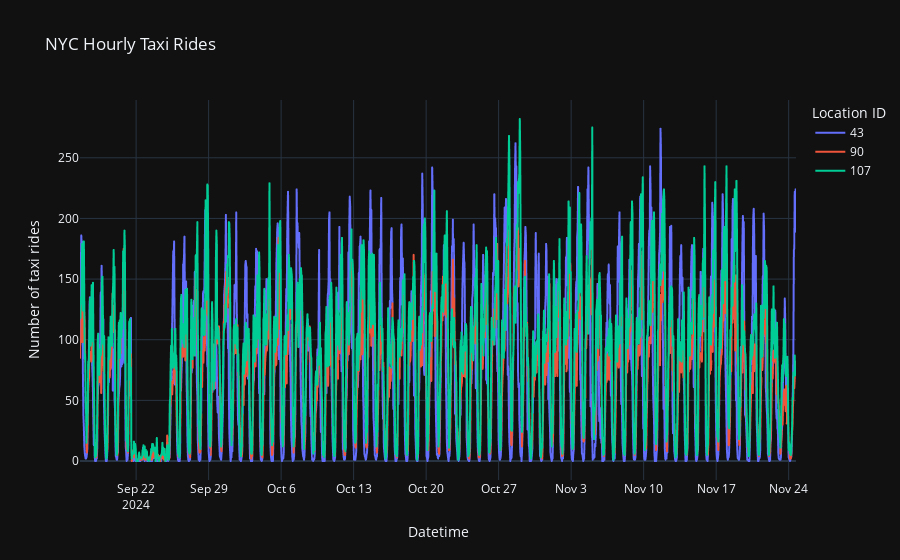

Source (notebook cell):
### Code cell
# a list of select location IDs
location_ids: list[int] = [43, 90, 107]

# plot the hourly taxi rides for each location ID in the 'location_ids' list
fig: Figure = px.line(
    df.query(f"location_id.isin({location_ids})"),
    x="pickup_time",
    y="n_rides",
    color="location_id",
    labels={
        "pickup_time": "Datetime",
        "n_rides": "Number of taxi rides",
        "location_id": "Location ID"
    },
    title="NYC Hourly Taxi Rides",
    template="plotly_dark"
)
fig.show()

### Figure 1 — Plotly figure (JSON) as saved in the notebook; plotly's stock layout.template omitted (floating-point values rounded to 4 significant figures; data arrays with more than 128 entries replaced by an {"elided": "..."} marker saying what was removed)
{"data": [{"hovertemplate": "Location ID=43<br>Datetime=%{x}<br>Number of taxi rides=%{y}<extra></extra>", "legendgroup": "43", "line": {"color": "#636efa", "dash": "solid"}, "marker": {"symbol": "circle"}, "mode": "lines", "name": "43", "showlegend": true, "type": "scattergl", "x": {"elided": "1660 str values"}, "xaxis": "x", "y": {"elided": "1660 int values"}, "yaxis": "y"}, {"hovertemplate": "Location ID=90<br>Datetime=%{x}<br>Number of taxi rides=%{y}<extra></extra>", "legendgroup": "90", "line": {"color": "#EF553B", "dash": "solid"}, "marker": {"symbol": "circle"}, "mode": "lines", "name": "90", "showlegend": true, "type": "scattergl", "x": {"elided": "1660 str values"}, "xaxis": "x", "y": {"elided": "1660 int values"}, "yaxis": "y"}, {"hovertemplate": "Location ID=107<br>Datetime=%{x}<br>Number of taxi rides=%{y}<extra></extra>", "legendgroup": "107", "line": {"color": "#00cc96", "dash": "solid"}, "marker": {"symbol": "circle"}, "mode": "lines", "name": "107", "showlegend": true, "type": "scattergl", "x": {"elided": "1660 str values"}, "xaxis": "x", "y": {"elided": "1660 int values"}, "yaxis": "y"}], "layout": {"legend": {"title": {"text": "Location ID"}, "tracegroupgap": 0}, "title": {"text": "NYC Hourly Taxi Rides"}, "xaxis": {"anchor": "y", "domain": [0, 1], "title": {"text": "Datetime"}}, "yaxis": {"anchor": "x", "domain": [0, 1], "title": {"text": "Number of taxi rides"}}}}
